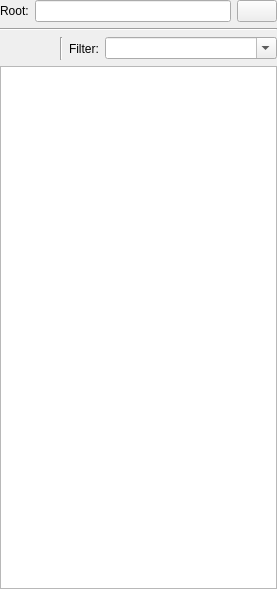
<?xml version="1.0" encoding="UTF-8"?>
<ui version="4.0">
 <class>FileSystemView</class>
 <widget class="QWidget" name="FileSystemView">
  <property name="geometry">
   <rect>
    <x>0</x>
    <y>0</y>
    <width>277</width>
    <height>589</height>
   </rect>
  </property>
  <property name="windowTitle">
   <string>Form</string>
  </property>
  <layout class="QVBoxLayout" name="verticalLayout">
   <property name="leftMargin">
    <number>0</number>
   </property>
   <property name="topMargin">
    <number>0</number>
   </property>
   <property name="rightMargin">
    <number>0</number>
   </property>
   <property name="bottomMargin">
    <number>0</number>
   </property>
   <item>
    <widget class="QWidget" name="widget" native="true">
     <layout class="QGridLayout" name="gridLayout">
      <property name="leftMargin">
       <number>0</number>
      </property>
      <property name="topMargin">
       <number>0</number>
      </property>
      <property name="rightMargin">
       <number>0</number>
      </property>
      <property name="bottomMargin">
       <number>0</number>
      </property>
      <item row="1" column="1">
       <widget class="QLineEdit" name="rootField"/>
      </item>
      <item row="1" column="2">
       <widget class="QPushButton" name="setRootButton">
        <property name="toolTip">
         <string>&lt;html&gt;&lt;head/&gt;&lt;body&gt;&lt;p&gt;Browse for file system root&lt;/p&gt;&lt;/body&gt;&lt;/html&gt;</string>
        </property>
        <property name="text">
         <string/>
        </property>
        <property name="icon">
         <iconset theme="folder">
          <normaloff>.</normaloff>.</iconset>
        </property>
       </widget>
      </item>
      <item row="1" column="0">
       <widget class="QLabel" name="label">
        <property name="text">
         <string>Root:</string>
        </property>
       </widget>
      </item>
      <item row="2" column="0" colspan="3">
       <widget class="Line" name="line">
        <property name="orientation">
         <enum>Qt::Horizontal</enum>
        </property>
       </widget>
      </item>
      <item row="3" column="0" colspan="3">
       <widget class="QWidget" name="widget_3" native="true">
        <layout class="QHBoxLayout" name="horizontalLayout_2">
         <property name="leftMargin">
          <number>0</number>
         </property>
         <property name="topMargin">
          <number>0</number>
         </property>
         <property name="rightMargin">
          <number>0</number>
         </property>
         <property name="bottomMargin">
          <number>0</number>
         </property>
         <item>
          <widget class="QToolButton" name="openSelectionButton">
           <property name="toolTip">
            <string>&lt;html&gt;&lt;head/&gt;&lt;body&gt;&lt;p&gt;Open selected files&lt;/p&gt;&lt;/body&gt;&lt;/html&gt;</string>
           </property>
           <property name="text">
            <string/>
           </property>
           <property name="icon">
            <iconset theme="document-open">
             <normaloff>.</normaloff>.</iconset>
           </property>
           <property name="autoRaise">
            <bool>true</bool>
           </property>
          </widget>
         </item>
         <item>
          <widget class="QToolButton" name="copySelectionToListButton">
           <property name="toolTip">
            <string>&lt;html&gt;&lt;head/&gt;&lt;body&gt;&lt;p&gt;Copy selected filenames to file list&lt;/p&gt;&lt;/body&gt;&lt;/html&gt;</string>
           </property>
           <property name="text">
            <string/>
           </property>
           <property name="icon">
            <iconset theme="list-add">
             <normaloff>.</normaloff>.</iconset>
           </property>
           <property name="autoRaise">
            <bool>true</bool>
           </property>
          </widget>
         </item>
         <item>
          <widget class="Line" name="line_2">
           <property name="orientation">
            <enum>Qt::Vertical</enum>
           </property>
          </widget>
         </item>
         <item>
          <widget class="QLabel" name="label_2">
           <property name="text">
            <string>Filter:</string>
           </property>
          </widget>
         </item>
         <item>
          <widget class="QComboBox" name="filterBox">
           <property name="sizePolicy">
            <sizepolicy hsizetype="Expanding" vsizetype="Fixed">
             <horstretch>0</horstretch>
             <verstretch>0</verstretch>
            </sizepolicy>
           </property>
           <property name="editable">
            <bool>true</bool>
           </property>
           <property name="insertPolicy">
            <enum>QComboBox::InsertAlphabetically</enum>
           </property>
          </widget>
         </item>
        </layout>
       </widget>
      </item>
     </layout>
    </widget>
   </item>
   <item>
    <widget class="QTreeView" name="filesystemView">
     <property name="contextMenuPolicy">
      <enum>Qt::CustomContextMenu</enum>
     </property>
     <property name="editTriggers">
      <set>QAbstractItemView::NoEditTriggers</set>
     </property>
     <property name="selectionMode">
      <enum>QAbstractItemView::ExtendedSelection</enum>
     </property>
    </widget>
   </item>
  </layout>
 </widget>
 <resources/>
 <connections/>
</ui>
